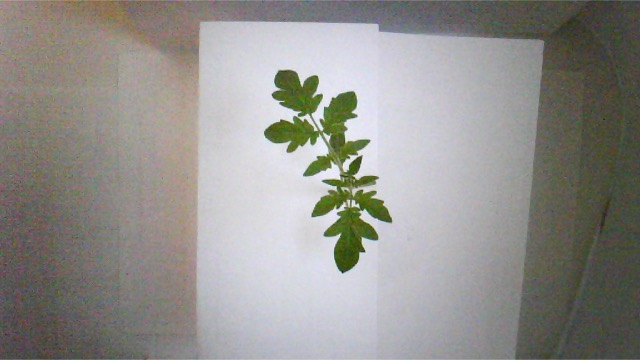
#> input picture Plants Database Project/101w.jpg, 640 x 360 px
$ python Fancy_algorithm.py
#> lines starting #> are read from the running program, lines starting #| are printed output that depends on the picture; after the words box and inside, x2 and y2 are one past the last pixel; in counts of white or black regions, pixels touching at a corner belong together
# -*- coding: utf-8 -*-
# Load the opencv library and drawing tools
#------------------------------------------------------
import cv2
import matplotlib.pyplot
import numpy as np
#------------------------------------------------------

# Read the path of the image
#------------------------------------------------------
# read image, support bmp,jpg,png,tiff format
# Read the path of the image in the computer
img = cv2.imread("101w.jpg")  # Change the image path to your own
#> img is the input picture: shape (360, 640, 3); mean B, G, R 141.4, 145.3, 147.1
# Set the RGB value in the image to a 64-bit floating point
img = np.array(img, dtype='float64')
# Declare the three 0 matrices, and put the R,G, and B values of the picture into the three matrices.
b = np.zeros((img.shape[0], img.shape[1]), dtype=img.dtype)
g = np.zeros((img.shape[0], img.shape[1]), dtype=img.dtype)
r = np.zeros((img.shape[0], img.shape[1]), dtype=img.dtype)
b[:, :] = img[:, :, 0]
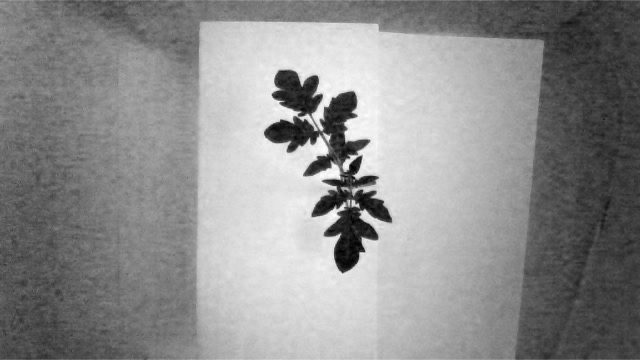
#> b: shape (360, 640) float64; min 0, max 255, mean 141.4
g[:, :] = img[:, :, 1]
r[:, :] = img[:, :, 2]
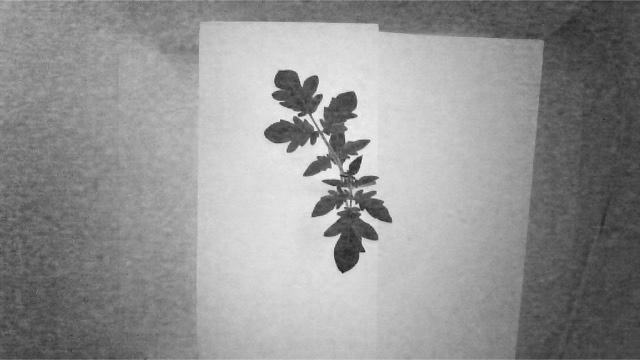
#> r: shape (360, 640) float64; min 16, max 244, mean 147.1
# A formula for generating grayscale images
new = 2 * g - r - b
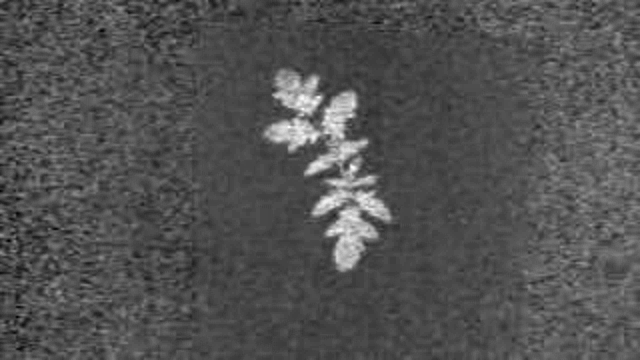
#> new: shape (360, 640) float64; min -64, max 140, mean 2.1; drawn with min black and max white
w = new.min()
#> w = -64
e = new.max()
#> e = 140
new = new - w
new = new / e * 255
new = np.array(new, dtype='uint8')
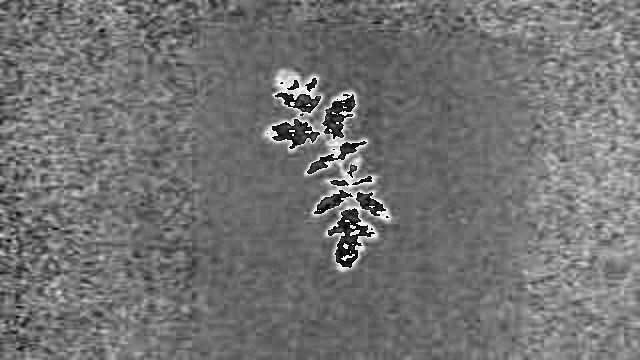
#> new: shape (360, 640); min 0, max 255, mean 114.8
#-----------------------------------------------------------------------

# Otsu filtering method and fill the hole
#-----------------------------------------------------------------------
# A Otsu filtering method is used for filtering
ret2, th2 = cv2.threshold(new, 0, 255, cv2.THRESH_BINARY + cv2.THRESH_OTSU)
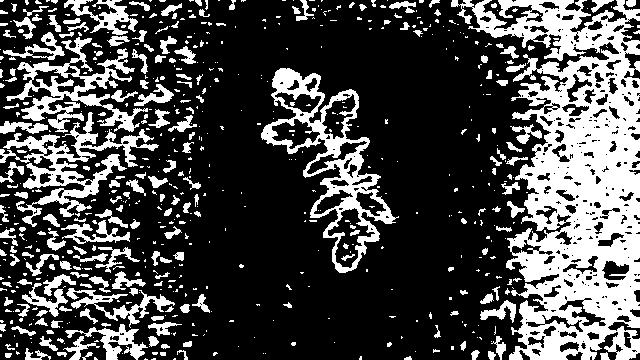
#> th2: shape (360, 640); 28.8% white; 628 white regions (426 under 20 px), largest, box (x1, y1, x2, y2) and area: (451, 0, 640, 360) 32012, (261, 68, 399, 273) 6082, (0, 112, 159, 227) 4387
#> ret2 = 123
# Check the threshold of Otsu filtering method
print("threshold of Otsu filtering:", ret2)
#| threshold of Otsu filtering: 123.0
# Otsu filtering's results are replicated to hole
hole = th2.copy()
# Find the hole and fill it
cv2.floodFill(hole, None, (0, 0), 255)
hole = cv2.bitwise_not(hole)
filledEdgesOut = cv2.bitwise_or(th2, hole)
#> filledEdgesOut: shape (360, 640); every value is 255
#---------------------------------------------------------------------
# The image of corrosion
#-------------------------------------------------------------------------------
# A circle of diameter 5 is used as the corrosion structure
kernel = cv2.getStructuringElement(cv2.MORPH_ELLIPSE, (5, 5))
# image of corrosion
eroded = cv2.erode(filledEdgesOut, kernel)
#-------------------------------------------------------------------------------

# Eliminate connected region
#-------------------------------------------------------------------------------


def baweraopen(image, size):
#> called with size = 180
    output = image.copy()
    nlabels, labels, stats, centroids = cv2.connectedComponentsWithStats(image)
#> labels: shape (360, 640) int32; every value is 1
#> nlabels = 2; stats = [[-1, 2147483647, 0, 0, 0], [0, 0, 640, 360, 230400]]; centroids = [[nan, nan], [319.5, 179.5]]
    for i in range(1, nlabels - 1):
        regions_size = stats[i, 4]
        if regions_size < size:
            x0 = stats[i, 0]
            y0 = stats[i, 1]
            x1 = stats[i, 0] + stats[i, 2]
            y1 = stats[i, 1] + stats[i, 3]
            for row in range(y0, y1):
                for col in range(x0, x1):
                    if labels[row, col] == i:
                        output[row, col] = 0
    return output


# 200 is the size of the connected region to be eliminated.
im2 = baweraopen(eroded, 180)
#---------------------------------------------------------------------------------

# Count the number of pixels in the plant
#---------------------------------------------------------------------------------
print("number of pixels in the plant:", len(im2.nonzero()[0]))
#| number of pixels in the plant: 230400
#distance is 50
distance_top = 22
Area = (pow((0.000122 * (distance_top - 0.304) / 0.304), 2)
        * len(im2.nonzero()[0]))
#> Area = 17.47
print("leaf area:", round(Area, 2))
#| leaf area: 17.47
#---------------------------------------------------------------------------------

# show the new image.
#---------------------------------------------------------------------------------
img[:, :, 2] = im2 * r
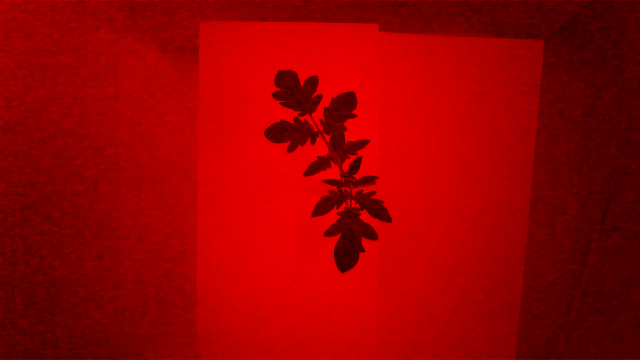
#> img: shape (360, 640, 3) float64; mean B, G, R 141.4, 145.3, 37500.9; drawn with min black and max white
img[:, :, 1] = im2 * g
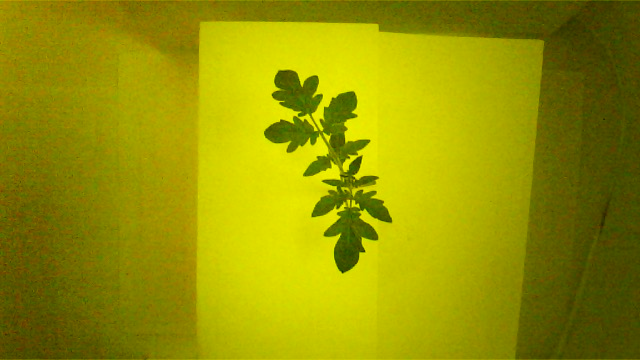
#> img: shape (360, 640, 3) float64; mean B, G, R 141.4, 37046.8, 37500.9; drawn with min black and max white
img[:, :, 0] = im2 * b
matplotlib.pyplot.imshow((img * 255).astype(np.uint8))
#---------------------------------------------------------------------------------
cv2.imwrite('test.jpg', img)
print("Done!")

$ run again, with Plants Database Project/100w.jpg copied over Plants Database Project/101w.jpg
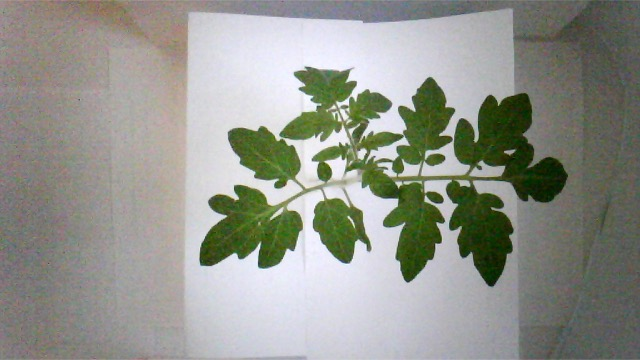
#> input picture Plants Database Project/100w.jpg, 640 x 360 px
#> img is the input picture: shape (360, 640, 3); mean B, G, R 140.7, 148.8, 146.9
#> w = -56
#> e = 145
#> `ret2, th2 = cv2.threshold(new, 0, 255, cv2.THRESH_BINARY + cv2.THRESH_..`:
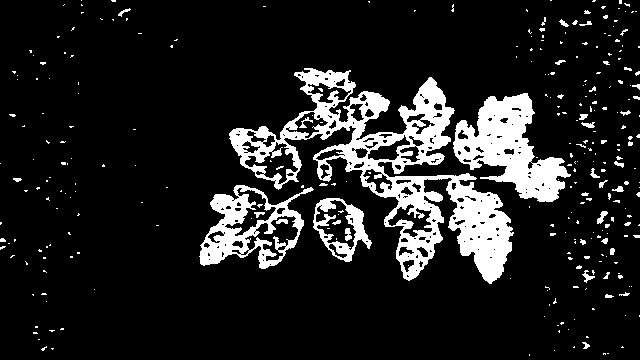
#> th2: shape (360, 640); 13% white; 300 white regions (259 under 20 px), largest, box (x1, y1, x2, y2) and area: (229, 68, 514, 284) 16264, (453, 93, 571, 202) 6109, (199, 185, 314, 269) 3590
#> ret2 = 147
#| threshold of Otsu filtering: 147.0
#> filledEdgesOut: shape (360, 640); 16.7% white; 282 white regions (246 under 20 px), largest, box (x1, y1, x2, y2) and area: (229, 68, 514, 284) 21508, (453, 93, 571, 202) 6450, (199, 185, 314, 269) 5653
#> eroded: shape (360, 640); 12.7% white; 26 white regions (18 under 20 px), largest, box (x1, y1, x2, y2) and area: (316, 79, 452, 279) 8191, (455, 95, 566, 200) 5301, (202, 187, 302, 267) 4772
#> labels: shape (360, 640) int32; 27 distinct labels, from 0 to 26
#> nlabels = 27; stats = 27 rows, first 6: [0, 0, 640, 360, 201195], [282, 70, 106, 68, 3116], [316, 79, 136, 200, 8191], [639, 86, 1, 1, 1], [455, 95, 111, 105, 5301], [583, 116, 2, 1, 2]; centroids = 27 pairs, first value 250.9 to 639, second value 86 to 277
#> the loop in baweraopen, `for i in range(1, nlabels - 1):` made 25 passes
#> (regions_size, x0, y0, x1, y1) on passes 3, 5, 6, 7, 10, 11, 12, 14: (1, 639, 86, 640, 87), (2, 583, 116, 585, 117), (1, 588, 125, 589, 126), (1, 590, 125, 591, 126), (1, 437, 177, 438, 178), (1, 439, 177, 440, 178), (1, 441, 177, 442, 178), (1, 471, 186, 472, 187)
#| number of pixels in the plant: 29119
#> Area = 2.21
#| leaf area: 2.21
#> `print("Done!")`:
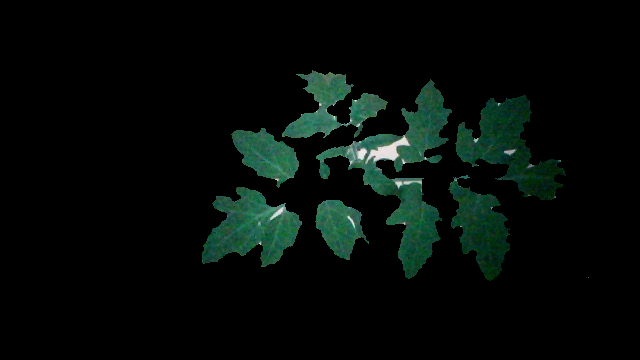
#> shown: shape (360, 640, 3); mean R, G, B 4.6, 11.2, 8.3

$ run again, with Plants Database Project/81w.jpg copied over Plants Database Project/101w.jpg
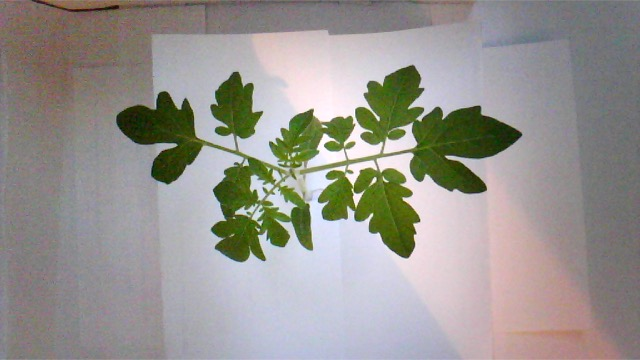
#> input picture Plants Database Project/81w.jpg, 640 x 360 px
#> img is the input picture: shape (360, 640, 3); mean B, G, R 144.3, 148.9, 152.1
#> w = -75
#> e = 169
#> `ret2, th2 = cv2.threshold(new, 0, 255, cv2.THRESH_BINARY + cv2.THRESH_..`:
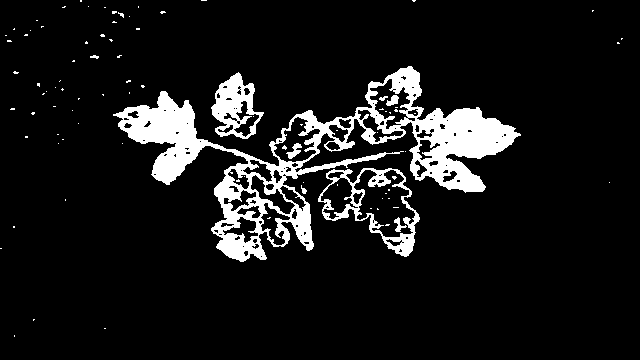
#> th2: shape (360, 640); 9.5% white; 92 white regions (83 under 20 px), largest, box (x1, y1, x2, y2) and area: (113, 66, 521, 262) 17589, (318, 168, 420, 257) 1961, (211, 72, 264, 139) 1703
#> ret2 = 150
#| threshold of Otsu filtering: 150.0
#> filledEdgesOut: shape (360, 640); 13.7% white; 64 white regions (59 under 20 px), largest, box (x1, y1, x2, y2) and area: (113, 66, 521, 262) 23859, (318, 168, 420, 257) 5281, (211, 72, 264, 139) 2208, (301, 185, 307, 194) 28, (90, 55, 99, 59) 23
#> eroded: shape (360, 640); 11.2% white; 19 white regions (14 under 20 px), largest, box (x1, y1, x2, y2) and area: (213, 112, 353, 260) 8376, (357, 68, 517, 190) 7726, (320, 170, 418, 255) 4439, (119, 93, 208, 183) 3375, (214, 75, 261, 137) 1761
#> labels: shape (360, 640) int32; 20 distinct labels, from 0 to 19
#> nlabels = 20; stats = 20 rows, first 6: [0, 0, 640, 360, 204657], [357, 68, 160, 122, 7726], [214, 75, 47, 62, 1761], [119, 93, 89, 90, 3375], [213, 112, 140, 148, 8376], [215, 146, 3, 1, 3]; centroids = 20 rows, first 8: [319.3, 181.8], [431.7, 130.9], [235.4, 108], [164.7, 134], [271.7, 189.7], [216, 146], [236.5, 152.2], [241.5, 154]
#> the loop in baweraopen, `for i in range(1, nlabels - 1):` made 18 passes
#> (regions_size, x0, y0, x1, y1) on passes 5 to 12: (3, 215, 146, 218, 147), (8, 234, 151, 240, 154), (2, 241, 154, 243, 155), (1, 244, 155, 245, 156), (2, 379, 155, 381, 156), (5, 371, 157, 376, 158), (1, 377, 156, 378, 157), (3, 366, 158, 369, 159)
#| number of pixels in the plant: 25677
#> Area = 1.95
#| leaf area: 1.95
#> `print("Done!")`:
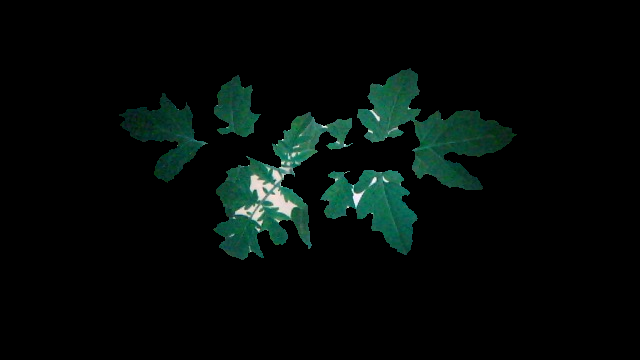
#> shown: shape (360, 640, 3); mean R, G, B 3.8, 10.6, 8.4

$ run again, with Plants Database Project/82w.jpg copied over Plants Database Project/101w.jpg
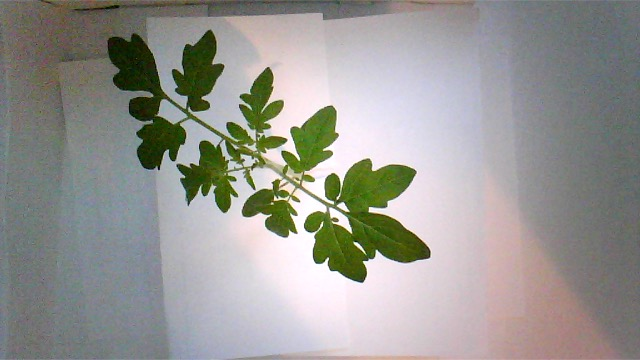
#> input picture Plants Database Project/82w.jpg, 640 x 360 px
#> img is the input picture: shape (360, 640, 3); mean B, G, R 146.9, 151.3, 152.1
#> w = -65
#> e = 186
#> th2: shape (360, 640); 9.5% white; 78 white regions (65 under 20 px), largest, box (x1, y1, x2, y2) and area: (304, 159, 429, 281) 6963, (108, 37, 186, 167) 3632, (201, 69, 286, 188) 2948
#> ret2 = 135
#| threshold of Otsu filtering: 135.0
#> filledEdgesOut: shape (360, 640); 10.6% white; 73 white regions (61 under 20 px), largest, box (x1, y1, x2, y2) and area: (304, 159, 429, 281) 8260, (108, 37, 186, 167) 3820, (201, 69, 286, 188) 3135
#> eroded: shape (360, 640); 7.9% white; 20 white regions (10 under 20 px), largest, box (x1, y1, x2, y2) and area: (306, 161, 425, 279) 7000, (111, 39, 184, 165) 2657, (280, 109, 335, 176) 1767
#> labels: shape (360, 640) int32; 21 distinct labels, from 0 to 20
#> nlabels = 21; stats = 21 rows, first 6: [0, 0, 640, 360, 212311], [175, 34, 45, 76, 1618], [111, 39, 73, 126, 2657], [128, 40, 1, 1, 1], [243, 71, 38, 60, 1104], [280, 109, 55, 67, 1767]; centroids = 21 rows, first 8: [323, 180.6], [198.3, 72.06], [148, 105.4], [128, 40], [259.7, 103.6], [311.7, 141.5], [189.6, 115], [138.2, 116.2]
#> the loop in baweraopen, `for i in range(1, nlabels - 1):` made 19 passes
#> (regions_size, x0, y0, x1, y1) on passes 3, 6, 7, 9, 10, 11, 14, 15: (1, 128, 40, 129, 41), (22, 185, 110, 197, 120), (4, 137, 116, 140, 118), (1, 217, 132, 218, 133), (1, 223, 136, 224, 137), (1, 225, 137, 226, 138), (2, 246, 168, 248, 169), (16, 247, 173, 252, 183)
#| number of pixels in the plant: 17996
#> Area = 1.36
#| leaf area: 1.36
#> `print("Done!")`:
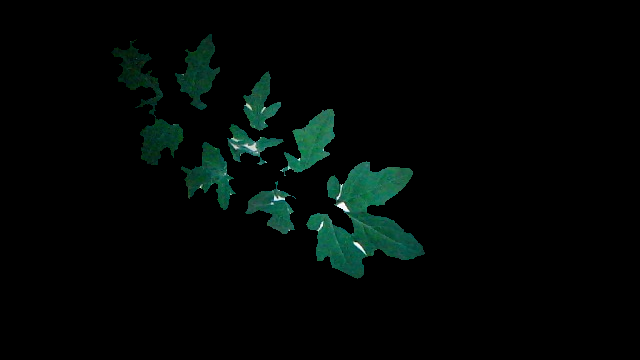
#> shown: shape (360, 640, 3); mean R, G, B 1.7, 7, 5.3
